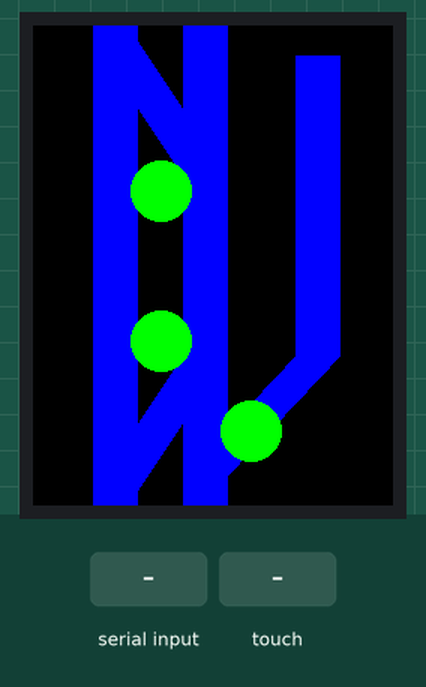
Bench run of a sketch on a simulated Arduino Uno, built with avr-gcc and run on an emulated ATmega328P. On the bench: 240×320 colour display. The inputs (shaded band) are chosen by the test bench. What the sketch prints to the serial monitor is not drawn.

Above: at 1.6 s.
1.7 s: "1" received over Serial
At 2.7 s:
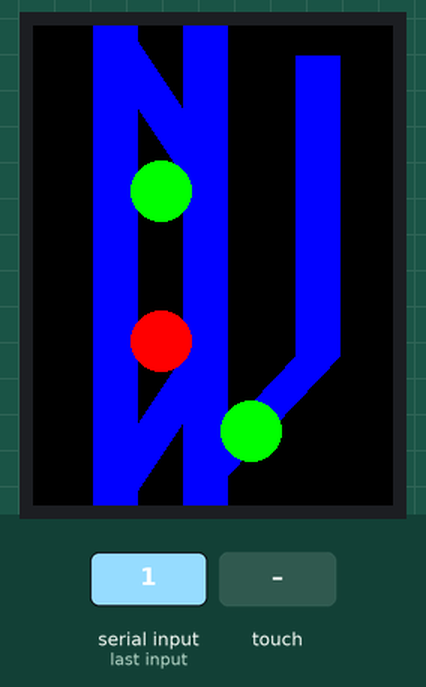
3.2 s: touch panel pressed at 38 % / 30 % of its raw x / y range
At 3.7 s:
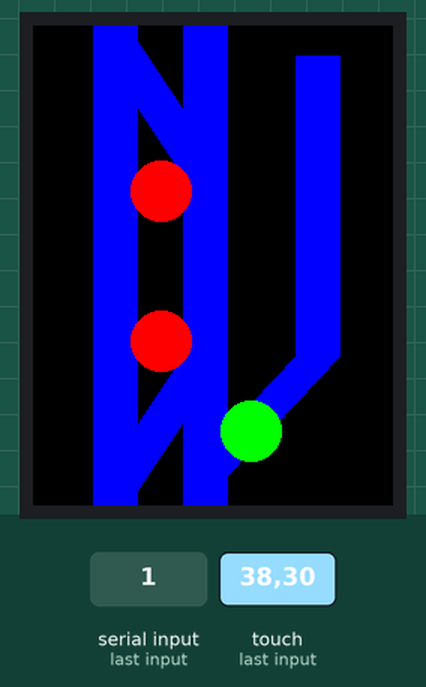
Timing chart, 0 to 6.2 s (numbered marks = the images above; inputs shaded):
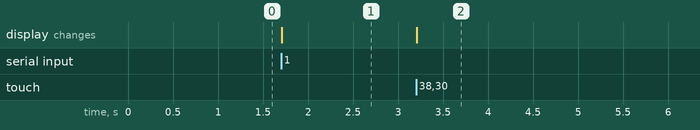

Measured:
- after the input at 1.7 s, the display: changes at once (image 1)
- after the input at 3.2 s, the display: changes at once (image 2)

The sketch:

swiftys_controller_serial.ino
```cpp
// Paint example specifically for the TFTLCD breakout board.
// If using the Arduino shield, use the tftpaint_shield.pde sketch instead!
// DOES NOT CURRENTLY WORK ON ARDUINO LEONARDO

#include <Adafruit_GFX.h>    // Core graphics library
#include <Adafruit_TFTLCD.h> // Hardware-specific library
#include <TouchScreen.h>

#if defined(__SAM3X8E__)
    #undef __FlashStringHelper::F(string_literal)
    #define F(string_literal) string_literal
#endif

// When using the BREAKOUT BOARD only, use these 8 data lines to the LCD:
// For the Arduino Uno, Duemilanove, Diecimila, etc.:
//   D0 connects to digital pin 8  (Notice these are
//   D1 connects to digital pin 9   NOT in order!)
//   D2 connects to digital pin 2
//   D3 connects to digital pin 3
//   D4 connects to digital pin 4
//   D5 connects to digital pin 5
//   D6 connects to digital pin 6
//   D7 connects to digital pin 7

// For the Arduino Mega, use digital pins 22 through 29
// (on the 2-row header at the end of the board).
//   D0 connects to digital pin 22
//   D1 connects to digital pin 23
//   D2 connects to digital pin 24
//   D3 connects to digital pin 25
//   D4 connects to digital pin 26
//   D5 connects to digital pin 27
//   D6 connects to digital pin 28
//   D7 connects to digital pin 29

// For the Arduino Due, use digital pins 33 through 40
// (on the 2-row header at the end of the board).
//   D0 connects to digital pin 33
//   D1 connects to digital pin 34
//   D2 connects to digital pin 35
//   D3 connects to digital pin 36
//   D4 connects to digital pin 37
//   D5 connects to digital pin 38
//   D6 connects to digital pin 39
//   D7 connects to digital pin 40

#define YP A3  // must be an analog pin, use "An" notation!
#define XM A2  // must be an analog pin, use "An" notation!
#define YM 9   // can be a digital pin
#define XP 8   // can be a digital pin

#define TS_MINX 150
#define TS_MINY 120
#define TS_MAXX 920
#define TS_MAXY 940

// For better pressure precision, we need to know the resistance
// between X+ and X- Use any multimeter to read it
// For the one we're using, its 300 ohms across the X plate
TouchScreen ts = TouchScreen(XP, YP, XM, YM, 300);

#define LCD_CS A3
#define LCD_CD A2
#define LCD_WR A1
#define LCD_RD A0
// optional
#define LCD_RESET A4

// Assign human-readable names to some common 16-bit color values:
#define	BLACK   0x0000
#define	BLUE    0x001F
#define	RED     0xF800
#define	GREEN   0x07E0
#define CYAN    0x07FF
#define MAGENTA 0xF81F
#define YELLOW  0xFFE0
#define WHITE   0xFFFF


Adafruit_TFTLCD tft(LCD_CS, LCD_CD, LCD_WR, LCD_RD, LCD_RESET);

#define BOXSIZE 40
#define PENRADIUS 3

#define LCD_HIGH    320
#define LCD_WIDE    240

#define LINE_WIDTH  30


#define TO_NORMAL   1     // turnout settings
#define TO_DIVERGE  2


#define OUT_TO_IN_TO_ID   1     // turnout IDS
#define IN_TO_OUT_TO_ID   2
#define SWIFTYS_TO_ID     3


#define MAINLINE_CTRL_X     85
#define OUT_TO_IN_CTRL_X    MAINLINE_CTRL_X
#define IN_TO_OUT_CTRL_X    MAINLINE_CTRL_X
#define SWIFTYS_CTRL_X      145

#define IN_TO_OUT_CTRL_Y   110
#define OUT_TO_IN_CTRL_Y   (LCD_HIGH - IN_TO_OUT_CTRL_Y)
#define SWIFTYS_CTRL_Y     (LCD_HIGH - 50)

#define TO_IND_RADIUS       20


// bits for inter-controller communications
//
// each time the panel is touched, a single byte with the following bits set or unset will be sent to the other controller
//
// bits are set if the turnouts are not TO_NORMAL
//
// if a controller gets a byte from the other controller, it changes it's status to reflect the new conditions
//
// each controller sets it's display to reflect the other controller but only one controller drives the H-bridge
// for the tortoises (both have the code to drive the H-bridges and set the bits that would drive the H-bridges but they
// are only conected to one controller
//
// for easier debugging, we actually or 0x30 with the bit values so the command byte is offset from ASCII '0'

#define   OUT_TO_IN_COMM_BIT    0x01  // bits for inter-controller communications
#define   IN_TO_OUT_COMM_BIT    0x02  // each controller starts in an all through state (bit is 0) and sends regular updates
#define   SWIFTYS_SW_COMM_BIT      0x04

#define   IN_TO_OUT_HB_PIN   10    // output pins for the H-bridge (high means reversed)
#define   OUT_TO_IN_HB_PIN   11
#define   SWIFTYS_HB_PIN     12


#define   LOOP_SLEEP_DELAY  25    // enough time (in ms) for the "other" side to get the update, process it, and reflect it back


int OutToInState = TO_NORMAL;
int InToOutState = TO_NORMAL;
int SwiftysState = TO_NORMAL;

#define DEBOUNCE_DELAY  1000    // milliseconds between switch activations

#define MINPRESSURE 10
#define MAXPRESSURE 1000


void  getRemoteUpdate();


void setTurnout(int turnout, int direction) {

int color;
int pinOut;
int ctlrStatus;

  switch (direction) {

    case TO_NORMAL:
      color = GREEN;
      pinOut = HIGH;    // HIGH is mainline
      break;

    case TO_DIVERGE:
      color = RED;
      pinOut = LOW;     // LOW is diverging
      break;
  }

  switch (turnout) {

    case OUT_TO_IN_TO_ID:
      tft.fillCircle(OUT_TO_IN_CTRL_X, OUT_TO_IN_CTRL_Y, TO_IND_RADIUS, color);
      break;

    case IN_TO_OUT_TO_ID:
      tft.fillCircle(IN_TO_OUT_CTRL_X, IN_TO_OUT_CTRL_Y, TO_IND_RADIUS, color);
      break;

    case SWIFTYS_TO_ID:
        tft.fillCircle(SWIFTYS_CTRL_X, SWIFTYS_CTRL_Y, TO_IND_RADIUS, color);
        break;
  }

  // send an update - "on" bits indicate a thrown turnout

  ctlrStatus = ((OutToInState == TO_NORMAL) ? 0 : OUT_TO_IN_COMM_BIT) |
               ((InToOutState == TO_NORMAL) ? 0 : IN_TO_OUT_COMM_BIT) |
               ((SwiftysState == TO_NORMAL) ? 0 : SWIFTYS_SW_COMM_BIT);

  Serial.print((char)(ctlrStatus | 0x30));      // base on ASCII '0' to make it printable for easier debugging
}


void setup(void) {
  Serial.begin(9600);

  tft.reset();

  uint16_t identifier = tft.readID();

  if(identifier == 0x9325) {
    //Serial.println(F("Found ILI9325 LCD driver"));
  } else if(identifier == 0x9328) {
    //Serial.println(F("Found ILI9328 LCD driver"));
  } else if(identifier == 0x7575) {
    //Serial.println(F("Found HX8347G LCD driver"));
  } else if(identifier == 0x9341) {
    //Serial.println(F("Found ILI9341 LCD driver"));
  } else if(identifier == 0x8357) {
    //Serial.println(F("Found HX8357D LCD driver"));
  } else {
    //Serial.print(F("Unknown LCD driver chip: "));
    //Serial.println(identifier, HEX);
    //Serial.println(F("If using the Adafruit 2.8\" TFT Arduino shield, the line:"));
    //Serial.println(F("  #define USE_ADAFRUIT_SHIELD_PINOUT"));
    //Serial.println(F("should appear in the library header (Adafruit_TFT.h)."));
    //Serial.println(F("If using the breakout board, it should NOT be #defined!"));
    //Serial.println(F("Also if using the breakout, double-check that all wiring"));
    //Serial.println(F("matches the tutorial."));
    return;
  }

  tft.begin(identifier);

  tft.fillScreen(BLACK);

// mainlines
  tft.fillRect(40, 0, LINE_WIDTH, LCD_HIGH, BLUE);          // outside main
  tft.fillRect(100, 0, LINE_WIDTH, LCD_HIGH, BLUE);          // inside main
  tft.fillRect(175, 20, LINE_WIDTH, 200, BLUE);  // siding

// Crossovers (drawn with lot's of angled lines

  int i, xvrRight, xvrLeft;

  xvrRight = MAINLINE_CTRL_X - LINE_WIDTH / 2 - LINE_WIDTH;
  xvrLeft  = MAINLINE_CTRL_X + LINE_WIDTH / 2;     // out to in

  for (i = 0 ; i < 30 ; i++) {
    tft.drawLine(xvrRight, 10, xvrLeft, 100, BLUE);
    xvrRight++ ; xvrLeft++;
  }

  xvrRight = MAINLINE_CTRL_X - LINE_WIDTH / 2 - LINE_WIDTH;
  xvrLeft  = MAINLINE_CTRL_X + LINE_WIDTH / 2;     // in to out
  // xvrRight = 30 ; xvrLeft = 90;     // in to out

  for (i = 0 ; i < 30 ; i++) {
    tft.drawLine(xvrRight, LCD_HIGH - 10, xvrLeft, LCD_HIGH - 100, BLUE);
    xvrRight++ ; xvrLeft++;
  }

  xvrRight = 100 ; xvrLeft = 175;    // siding

  for (i = 0 ; i < 30 ; i++) {
    tft.drawLine(xvrRight, LCD_HIGH - 20, xvrLeft, 220, BLUE);
    xvrRight++ ; xvrLeft++;
  }

  setTurnout(OUT_TO_IN_TO_ID, OutToInState);
  setTurnout(IN_TO_OUT_TO_ID, InToOutState);
  setTurnout(SWIFTYS_TO_ID, SwiftysState);

  pinMode(13, OUTPUT);
}

unsigned long now;
unsigned long outToInTime = 0;
unsigned long inToOutTime = 0;
unsigned long swiftysTime = 0;


void loop()
{
  now = millis();

  digitalWrite(13, HIGH);
  TSPoint p = ts.getPoint();
  digitalWrite(13, LOW);

  pinMode(XM, OUTPUT);
  pinMode(YP, OUTPUT);
  // pinMode(YM, OUTPUT);

  // we have some minimum pressure we consider 'valid'
  // pressure of 0 means no pressing!

  if (p.z > MINPRESSURE && p.z < MAXPRESSURE) {

    // scale from 0->1023 to tft.width
    p.x = map(p.x, TS_MINX, TS_MAXX, tft.width(), 0);
    p.y = map(p.y, TS_MINY, TS_MAXY, tft.height(), 0);

    p.x = LCD_WIDE - p.x; // Normalize to match graphic coordinates
    p.y = LCD_HIGH - p.y;

    // check to see if this is an active turnout control

    // OUT_TO_IN_TO_ID?

    if (p.x > (OUT_TO_IN_CTRL_X - TO_IND_RADIUS * 2) && p.x < (OUT_TO_IN_CTRL_X + TO_IND_RADIUS * 2) &&
        p.y > (OUT_TO_IN_CTRL_Y - TO_IND_RADIUS * 2) && p.y < (OUT_TO_IN_CTRL_Y + TO_IND_RADIUS * 2) &&
        now - outToInTime > DEBOUNCE_DELAY) {

       if (OutToInState == TO_NORMAL) {
         OutToInState = TO_DIVERGE;
       } else {
         OutToInState = TO_NORMAL;
       }

       setTurnout(OUT_TO_IN_TO_ID, OutToInState);
       outToInTime = now;
     }

    // IN_TO_OUT?

    if (p.x > (IN_TO_OUT_CTRL_X - TO_IND_RADIUS * 2) && p.x < (IN_TO_OUT_CTRL_X + TO_IND_RADIUS * 2) &&
        p.y > (IN_TO_OUT_CTRL_Y - TO_IND_RADIUS * 2) && p.y < (IN_TO_OUT_CTRL_Y + TO_IND_RADIUS * 2) &&
        now - inToOutTime > DEBOUNCE_DELAY) {

       if (InToOutState == TO_NORMAL) {
         InToOutState = TO_DIVERGE;
       } else {
         InToOutState = TO_NORMAL;
       }

       setTurnout(IN_TO_OUT_TO_ID, InToOutState);
       inToOutTime = now;
    }

    // SWIFTYS?

    if (p.x > (SWIFTYS_CTRL_X - TO_IND_RADIUS * 2) && p.x < (SWIFTYS_CTRL_X + TO_IND_RADIUS * 2) &&
        p.y > (SWIFTYS_CTRL_Y - TO_IND_RADIUS * 2) && p.y < (SWIFTYS_CTRL_Y + TO_IND_RADIUS * 2) &&
        now - swiftysTime > DEBOUNCE_DELAY) {

       if (SwiftysState == TO_NORMAL) {
         SwiftysState = TO_DIVERGE;
       } else {
         SwiftysState = TO_NORMAL;
       }

       setTurnout(SWIFTYS_TO_ID, SwiftysState);
       swiftysTime = now;
     }
  }

  delay(LOOP_SLEEP_DELAY);        // give the other side enough time to respond and reflect the change

  // check for an update from the other controller - if there are bytes to be read, process them

  if (Serial.available()) {
    getRemoteUpdate();
  }
}


// read updates from paired controller and set turnouts appropriately
//
// if there are more than one updates pending, only process the last one

void getRemoteUpdate() {

int data;

  if (Serial.available() == 0) {
    return;     // something happened - we thought there were updates but now there are none
  }

  // spin until we get the last one

  while (Serial.available() > 1) {
    data = Serial.read();         // eat any earlier ones until the count gets down to the last one
  }

  data = Serial.read();           // get the last one

  if (data < '0' || data > '7') {
    return;                       // out of range
  }

  // decode the last update and look for changes (we only care about changes)

  data &= OUT_TO_IN_COMM_BIT | IN_TO_OUT_COMM_BIT | SWIFTYS_SW_COMM_BIT;               // clear all other bits and leave only turnout bits

  if ((data & OUT_TO_IN_COMM_BIT) && OutToInState == TO_NORMAL) {         // OutToIn is thrown at the other side
    OutToInState = TO_DIVERGE;
    setTurnout(OUT_TO_IN_TO_ID, OutToInState);
  }

  if ( ! (data & OUT_TO_IN_COMM_BIT) && OutToInState == TO_DIVERGE) {  // OutToIn is thrown at the other side
    OutToInState = TO_NORMAL;
    setTurnout(OUT_TO_IN_TO_ID, OutToInState);
  }

  if ((data & IN_TO_OUT_COMM_BIT) && InToOutState == TO_NORMAL) {         // InToOut is thrown at the other side
    InToOutState = TO_DIVERGE;
    setTurnout(IN_TO_OUT_TO_ID, InToOutState);
  }

  if ( ! (data & IN_TO_OUT_COMM_BIT) && InToOutState == TO_DIVERGE) {  // InToOut is normal at the other side
    InToOutState = TO_NORMAL;
    setTurnout(IN_TO_OUT_TO_ID, InToOutState);
  }

  if ((data & SWIFTYS_SW_COMM_BIT) && SwiftysState == TO_NORMAL) {           // Swiftys is thrown at the other side
    SwiftysState = TO_DIVERGE;
    setTurnout(SWIFTYS_TO_ID, SwiftysState);
  }

  if ( ! (data & SWIFTYS_SW_COMM_BIT) && SwiftysState == TO_DIVERGE) {  // Swiftys is normal at the other side
    SwiftysState = TO_NORMAL;
    setTurnout(SWIFTYS_TO_ID, SwiftysState);
  }
}
```
